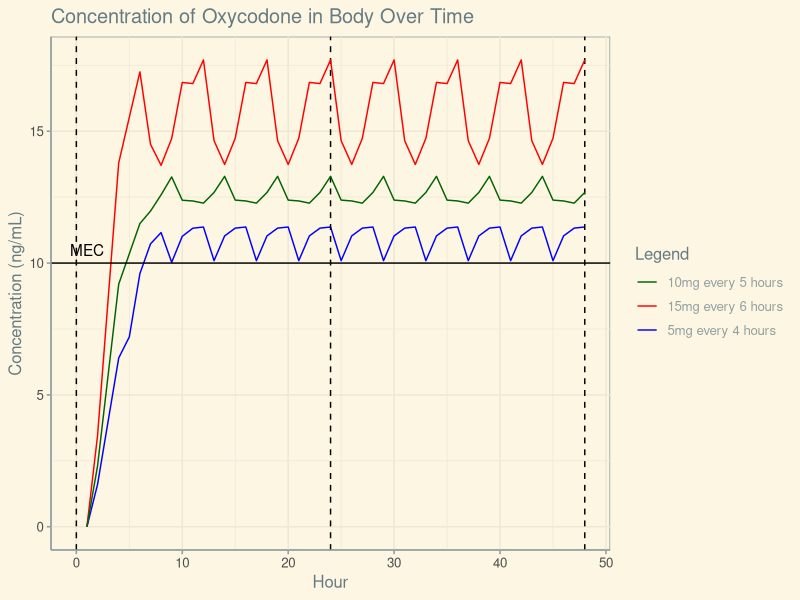
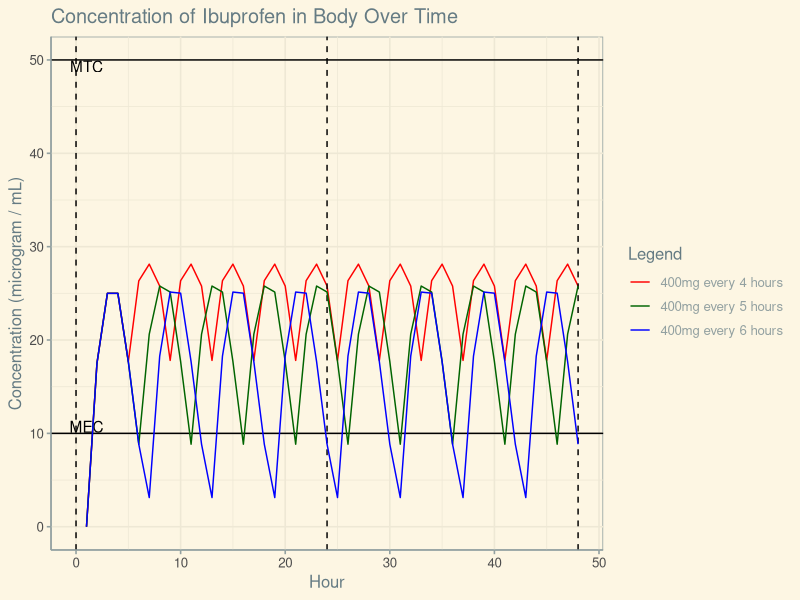
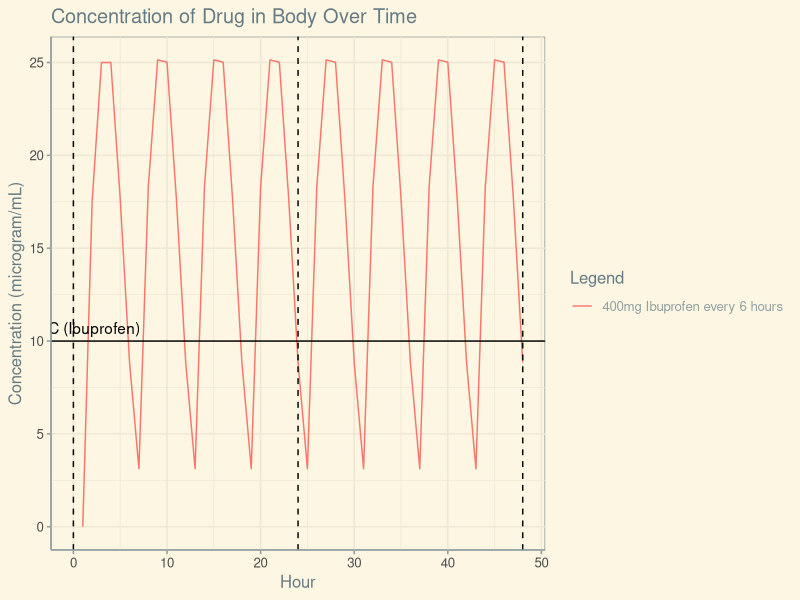
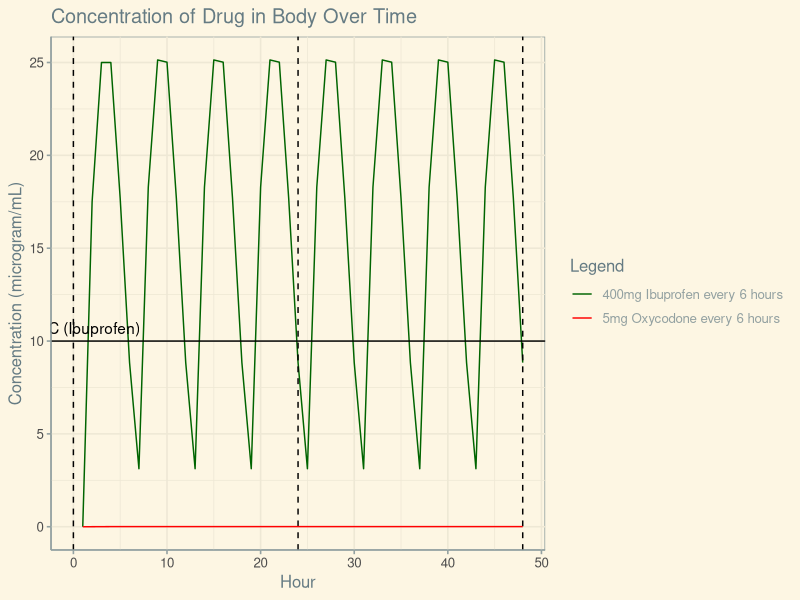
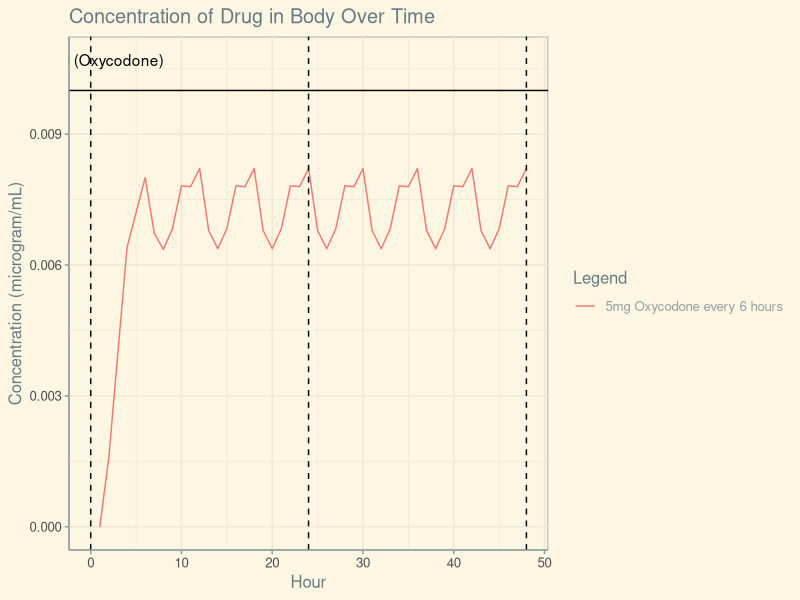

Recreate these plots in R, in order.
### Clean R Project 1
library(ggplot2)
library(tidyverse)
library(ggthemes)

dat <- tibble(Hour = seq(1:168),
              Concentration_High = rep(15,168),
              Hour_Since_Dose = rep(c(0,1,2,3),42))

### IBUPROFEN CONCENTRATION
ibu_concentration <- function(doses, c_max, half_life) {
  #TESTING
  #doses = 28
  #c_max = 25
  #half_life = 2
  
  final_mat <- data.frame(matrix(0, nrow = 168, ncol = doses + 1))
  final_mat[,1] <- rep(0:(168/doses - 1), doses)
  track = 0
  for (i in 1:168){
    for (j in 1:doses){
      if (final_mat[i,1] == 0) {
        final_mat[i+1,j+1+track] = c_max * 0.7
        final_mat[i+2,j+1+track] = c_max
        final_mat[i+3,j+1+track] = c_max
        track = track + 1
        break
      }
    }
  }
  head(final_mat, 50)
  
  for (j in 1:doses) {
    hour = 0
    for (i in 1:167) {
      if (final_mat[i+1, j + 1] == c_max * 0.7) {
        
      } else if (i > 165) {
        
      } else if (final_mat[i+1, j+1] == 0) {
        
      } else if (final_mat[i+2,j + 1] == c_max) {
        final_mat[i+2, j+1] = final_mat[i+2, j+1] * 0.5^(hour / half_life)
        hour = 1
      } else {
        final_mat[i+2, j+1] = final_mat[i+1, j+1] * 0.5^(hour / half_life)
        hour = hour + 1
      }
    }
  }
  head(final_mat, 20)
  
  
  
  final_mat$Total <- apply(final_mat[,-1], MARGIN = 1, sum)
  return(final_mat$Total)
  #return(final_mat)
}

ibu_concentration_5 <- function(doses, c_max, half_life) {
  #TESTING
  #doses = 30
  #c_max = 25
  #half_life = 2
  
  final_mat <- data.frame(matrix(0, nrow = 150, ncol = doses + 1))
  final_mat[,1] <- rep(0:4, 30)
  track = 0
  for (i in 1:150){
    for (j in 1:doses){
      if (final_mat[i,1] == 0) {
        final_mat[i+1,j+1+track] = c_max * 0.7
        final_mat[i+2,j+1+track] = c_max
        final_mat[i+3,j+1+track] = c_max
        track = track + 1
        break
      }
    }
  }
  head(final_mat, 50)
  
  for (j in 1:doses) {
    hour = 0
    for (i in 1:150) {
      if (i > 147) {
        
      } else if (final_mat[i+1, j + 1] == c_max * 0.7) {
        
      } else if (final_mat[i+1, j+1] == 0) {
        
      } else if (final_mat[i+2,j + 1] == c_max) {
        final_mat[i+2, j+1] = final_mat[i+2, j+1] * 0.5^(hour / half_life)
        hour = 1
      } else {
        final_mat[i+2, j+1] = final_mat[i+1, j+1] * 0.5^(hour / half_life)
        hour = hour + 1
      }
    }
  }
  head(final_mat, 20)
  
  
  
  final_mat$Total <- apply(final_mat[,-1], MARGIN = 1, sum)
  return(c(final_mat$Total,1,1,1,1,1,1,1,1,1,1,1,1,1,1,1,1,1,1))
  #return(final_mat)
}


######## Opioid Concentration #####
op_concentration <- function(doses, c_max, half_life) {
  #TESTING
  #doses = 28
  #c_max = 11.5
  #half_life = 4
  
  final_mat <- data.frame(matrix(0, nrow = 168, ncol = doses + 1))
  final_mat[,1] <- rep(0:(168/doses - 1), doses)
  track = 0
  for (i in 1:168){
    for (j in 1:doses){
      if (final_mat[i,1] == 0) {
        final_mat[i+1,j+1+track] = c_max * 0.2
        final_mat[i+2,j+1+track] = c_max * 0.5
        final_mat[i+3,j+1+track] = c_max * 0.8
        final_mat[i+4,j+1+track] = c_max * 0.9
        final_mat[i+5,j+1+track] = c_max
        track = track + 1
        break
      }
    }
  }
  head(final_mat, 50)
  tail(final_mat, 50)
  
  for (j in 1:doses) {
    hour = 0
    for (i in 1:167) {
      if (i > 163) {
        
      } else if (final_mat[i+5,j+1] == c_max*0.2 | final_mat[i+5,j+1] == c_max*0.5 |
                 final_mat[i+5,j+1] == c_max*0.8 | final_mat[i+5,j+1] == c_max*0.9) {
        
      } else if (final_mat[i+5,j+1] == c_max) {
        final_mat[i+5, j+1] = final_mat[i+5, j+1] * 0.5^(hour / half_life)
        hour = 1
      } else if (final_mat[i+4,j+1] != 0) {
        final_mat[i+5, j+1] = final_mat[i+4, j+1] * 0.5^(hour / half_life)
        hour = hour + 1
      } 
    }
  }
  head(final_mat, 20)
  
  final_mat$Total <- apply(final_mat[,-1], MARGIN = 1, sum)
  return(final_mat$Total[1:168])
}

op_concentration_5 <- function(doses, c_max, half_life) {
  #TESTING
  #doses = 30
  #c_max = 11.5
  #half_life = 4
  
  final_mat <- data.frame(matrix(0, nrow = 150, ncol = doses + 1))
  final_mat[,1] <- rep(0:4, 30)
  track = 0
  for (i in 1:150){
    for (j in 1:doses){
      if (final_mat[i,1] == 0) {
        final_mat[i+1,j+1+track] = c_max * 0.2
        final_mat[i+2,j+1+track] = c_max * 0.5
        final_mat[i+3,j+1+track] = c_max * 0.8
        final_mat[i+4,j+1+track] = c_max * 0.9
        final_mat[i+5,j+1+track] = c_max
        track = track + 1
        break
      }
    }
  }
  head(final_mat, 50)
  tail(final_mat, 50)
  
  for (j in 1:doses) {
    hour = 0
    for (i in 1:150) {
      if (i > 145) {
        
      } else if (final_mat[i+5,j+1] == c_max*0.2 | final_mat[i+5,j+1] == c_max*0.5 |
                 final_mat[i+5,j+1] == c_max*0.8 | final_mat[i+5,j+1] == c_max*0.9) {
        
      } else if (final_mat[i+5,j+1] == c_max) {
        final_mat[i+5, j+1] = final_mat[i+5, j+1] * 0.5^(hour / half_life)
        hour = 1
      } else if (final_mat[i+4,j+1] != 0) {
        final_mat[i+5, j+1] = final_mat[i+4, j+1] * 0.5^(hour / half_life)
        hour = hour + 1
      } 
    }
  }
  head(final_mat, 20)
  
  final_mat$Total <- apply(final_mat[,-1], MARGIN = 1, sum)
  last_thing <- c(final_mat$Total,1,1,1,1,1,1,1,1,1,1,1,1,1,1,1,1,1)
  #return(final_mat$Total[1:150])
}

######## OPIOIDS ########
strength_5 <- op_concentration(doses = 42,
                            c_max = 8,
                            half_life = 4)
strength_10 <- op_concentration_5(doses = 30,
                             c_max = 11.5,
                             half_life = 4)
strength_15 <- op_concentration(doses = 28,
                             c_max = 17.25,
                             half_life = 4)


dat$Total_5 <- strength_5
dat$Total_10 <- strength_10
dat$Total_15 <- strength_15

colors = c('15mg every 6 hours' = 'red',
           '10mg every 5 hours' = 'dark green',
           '5mg every 4 hours' = 'blue')

adult <- ggplot(dat, aes(x = Hour,color = '5mg every 4 hours')) +
  geom_line(aes(y = Total_5)) + 
  geom_vline(xintercept = c(0, 24, 48, 72, 96, 120, 144, 168),
             linetype = 2) + 
  theme_solarized() +
  xlim(0, 48) + # Number of Hours
  labs(title = 'Concentration of Oxycodone in Body Over Time',
       y = 'Concentration (ng/mL)',
       color = 'Legend')

adult <- adult + geom_line(aes(y = Total_15, color = '15mg every 6 hours'))

adult <- adult + geom_line(aes(y = Total_10, color = '10mg every 5 hours')) +
  scale_color_manual(values = colors) + geom_hline(yintercept = 10) +
  annotate('text', y = 10.5, x = 1, label = 'MEC')

adult

######## IBUPROFEN ########
strength_4hrs <- ibu_concentration(doses = 42,
                               c_max = 25,
                               half_life = 2)
strength_5hrs <- ibu_concentration_5(doses = 30,
                                   c_max = 25,
                                   half_life = 2)
strength_6hrs <- ibu_concentration(doses = 28,
                               c_max = 25,
                               half_life = 2)


dat$Total_4hrs <- strength_4hrs
dat$Total_5hrs <- strength_5hrs
dat$Total_6hrs <- strength_6hrs

colors = c('400mg every 4 hours' = 'red',
           '400mg every 5 hours' = 'dark green',
           '400mg every 6 hours' = 'blue')

adult <- ggplot(dat, aes(x = Hour, color = '400mg every 4 hours')) +
  geom_line(aes(y = Total_4hrs)) + 
  geom_vline(xintercept = c(0, 24, 48, 72, 96, 120, 144, 168),
             linetype = 2) + 
  geom_hline(yintercept = c(10, 50)) +
  annotate('text', y = 10.7, x = 1, label = 'MEC') +
  annotate('text', y = 49.3, x = 1, label = 'MTC') +
  theme_solarized() +
  xlim(0, 48) + # Number of hours
  labs(title = 'Concentration of Ibuprofen in Body Over Time',
       y = 'Concentration (microgram / mL)',
       color = 'Legend')

adult <- adult + geom_line(aes(y = Total_5hrs,
                               color = '400mg every 5 hours'))

adult <- adult + geom_line(aes(y = Total_6hrs,
                               color = '400mg every 6 hours')) +
  scale_color_manual(values = colors)

adult


######COMBO######
oxy <- op_concentration(doses = 28, c_max = 8,
                     half_life = 4)
ibu <- ibu_concentration(doses = 28, c_max = 25,
                     half_life = 2)
dat$oxy <- oxy / 1000
dat$ibu <- ibu

colors = c('5mg Oxycodone every 6 hours' = 'red',
           '400mg Ibuprofen every 6 hours' = 'dark green')

adult <- ggplot(dat, aes(x = Hour, 
                         color = '400mg Ibuprofen every 6 hours')) +
  geom_line(aes(y = ibu)) + 
  geom_vline(xintercept = c(0, 24, 48, 72, 96, 120, 144, 168),
             linetype = 2) + 
  theme_solarized() +
  geom_hline(yintercept = 10) +
  annotate('text', y = 10.7, x = 1, label = 'MEC (Ibuprofen)') +
  xlim(0, 48) + # Number of hours
  labs(title = 'Concentration of Drug in Body Over Time',
       y = 'Concentration (microgram/mL)',
       color = 'Legend')
adult

adult <- adult + geom_line(aes(y = oxy,
                               color = '5mg Oxycodone every 6 hours')) +
  scale_color_manual(values = colors)

adult

adult <- ggplot(dat, aes(x = Hour, 
                         color = '5mg Oxycodone every 6 hours')) +
  geom_line(aes(y = oxy)) + 
  geom_vline(xintercept = c(0, 24, 48, 72, 96, 120, 144, 168),
             linetype = 2) + 
  theme_solarized() +
  geom_hline(yintercept = 10 / 1000) +
  annotate('text', y = 10.7/1000, x = 1, label = 'MEC (Oxycodone)') +
  xlim(0, 48) + # Number of hours
  labs(title = 'Concentration of Drug in Body Over Time',
       y = 'Concentration (microgram/mL)',
       color = 'Legend')
adult
